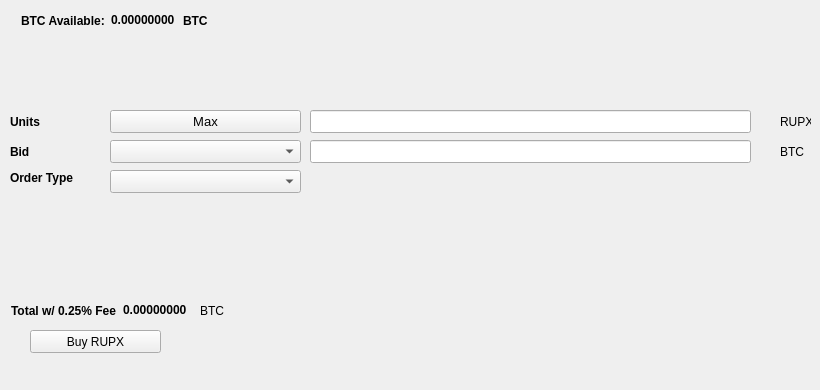
   <widget class="QWidget" name="BuyTab">
    <attribute name="title">
     <string>Buy</string>
    </attribute>
    <widget class="QPushButton" name="BuyPIV">
     <property name="geometry">
      <rect>
       <x>30</x>
       <y>330</y>
       <width>131</width>
       <height>23</height>
      </rect>
     </property>
     <property name="text">
      <string>Buy RUPX</string>
     </property>
     <property name="icon">
      <iconset resource="../rupaya.qrc">
       <normaloff>:/icons/bitcoin</normaloff>:/icons/bitcoin</iconset>
     </property>
    </widget>
    <widget class="QLabel" name="label_3">
     <property name="geometry">
      <rect>
       <x>10</x>
       <y>110</y>
       <width>46</width>
       <height>23</height>
      </rect>
     </property>
     <property name="font">
      <font>
       <weight>75</weight>
       <bold>true</bold>
      </font>
     </property>
     <property name="text">
      <string>Units</string>
     </property>
    </widget>
    <widget class="QLineEdit" name="UnitsInput">
     <property name="geometry">
      <rect>
       <x>310</x>
       <y>110</y>
       <width>441</width>
       <height>23</height>
      </rect>
     </property>
     <property name="font">
      <font>
       <pointsize>9</pointsize>
       <weight>75</weight>
       <bold>true</bold>
      </font>
     </property>
    </widget>
    <widget class="QLineEdit" name="BuyBidPriceEdit">
     <property name="geometry">
      <rect>
       <x>310</x>
       <y>140</y>
       <width>441</width>
       <height>23</height>
      </rect>
     </property>
     <property name="font">
      <font>
       <pointsize>9</pointsize>
       <weight>75</weight>
       <bold>true</bold>
      </font>
     </property>
    </widget>
    <widget class="QLabel" name="label_4">
     <property name="geometry">
      <rect>
       <x>780</x>
       <y>110</y>
       <width>31</width>
       <height>23</height>
      </rect>
     </property>
     <property name="text">
      <string>RUPX</string>
     </property>
    </widget>
    <widget class="QLabel" name="label_5">
     <property name="geometry">
      <rect>
       <x>780</x>
       <y>140</y>
       <width>31</width>
       <height>23</height>
      </rect>
     </property>
     <property name="text">
      <string>BTC</string>
     </property>
    </widget>
    <widget class="QLabel" name="label_6">
     <property name="geometry">
      <rect>
       <x>10</x>
       <y>140</y>
       <width>46</width>
       <height>23</height>
      </rect>
     </property>
     <property name="font">
      <font>
       <weight>75</weight>
       <bold>true</bold>
      </font>
     </property>
     <property name="text">
      <string>Bid</string>
     </property>
    </widget>
    <widget class="QLabel" name="label_7">
     <property name="geometry">
      <rect>
       <x>10</x>
       <y>170</y>
       <width>91</width>
       <height>16</height>
      </rect>
     </property>
     <property name="font">
      <font>
       <weight>75</weight>
       <bold>true</bold>
      </font>
     </property>
     <property name="text">
      <string>Order Type</string>
     </property>
    </widget>
    <widget class="QPushButton" name="Buy_Max_Amount">
     <property name="geometry">
      <rect>
       <x>110</x>
       <y>110</y>
       <width>191</width>
       <height>23</height>
      </rect>
     </property>
     <property name="font">
      <font>
       <pointsize>10</pointsize>
      </font>
     </property>
     <property name="text">
      <string>Max</string>
     </property>
    </widget>
    <widget class="QComboBox" name="BuyBidcomboBox">
     <property name="geometry">
      <rect>
       <x>110</x>
       <y>140</y>
       <width>191</width>
       <height>23</height>
      </rect>
     </property>
     <property name="font">
      <font>
       <pointsize>10</pointsize>
      </font>
     </property>
    </widget>
    <widget class="QComboBox" name="buyOrdertypeCombo">
     <property name="geometry">
      <rect>
       <x>110</x>
       <y>170</y>
       <width>191</width>
       <height>23</height>
      </rect>
     </property>
     <property name="font">
      <font>
       <pointsize>10</pointsize>
      </font>
     </property>
    </widget>
    <widget class="QWidget" name="layoutWidget1">
     <property name="geometry">
      <rect>
       <x>21</x>
       <y>11</y>
       <width>227</width>
       <height>19</height>
      </rect>
     </property>
     <layout class="QHBoxLayout" name="horizontalLayout_3">
      <item>
       <widget class="QLabel" name="label232">
        <property name="font">
         <font>
          <weight>75</weight>
          <bold>true</bold>
         </font>
        </property>
        <property name="text">
         <string>BTC Available:</string>
        </property>
       </widget>
      </item>
      <item>
       <widget class="QLabel" name="BtcAvailableLbl">
        <property name="palette">
         <palette>
          <active>
           <colorrole role="WindowText">
            <brush brushstyle="SolidPattern">
             <color alpha="255">
              <red>0</red>
              <green>0</green>
              <blue>0</blue>
             </color>
            </brush>
           </colorrole>
           <colorrole role="Button">
            <brush brushstyle="SolidPattern">
             <color alpha="255">
              <red>0</red>
              <green>170</green>
              <blue>0</blue>
             </color>
            </brush>
           </colorrole>
           <colorrole role="Light">
            <brush brushstyle="SolidPattern">
             <color alpha="255">
              <red>0</red>
              <green>255</green>
              <blue>0</blue>
             </color>
            </brush>
           </colorrole>
           <colorrole role="Midlight">
            <brush brushstyle="SolidPattern">
             <color alpha="255">
              <red>0</red>
              <green>212</green>
              <blue>0</blue>
             </color>
            </brush>
           </colorrole>
           <colorrole role="Dark">
            <brush brushstyle="SolidPattern">
             <color alpha="255">
              <red>0</red>
              <green>85</green>
              <blue>0</blue>
             </color>
            </brush>
           </colorrole>
           <colorrole role="Mid">
            <brush brushstyle="SolidPattern">
             <color alpha="255">
              <red>0</red>
              <green>113</green>
              <blue>0</blue>
             </color>
            </brush>
           </colorrole>
           <colorrole role="Text">
            <brush brushstyle="SolidPattern">
             <color alpha="255">
              <red>0</red>
              <green>170</green>
              <blue>0</blue>
             </color>
            </brush>
           </colorrole>
           <colorrole role="BrightText">
            <brush brushstyle="SolidPattern">
             <color alpha="255">
              <red>255</red>
              <green>255</green>
              <blue>255</blue>
             </color>
            </brush>
           </colorrole>
           <colorrole role="ButtonText">
            <brush brushstyle="SolidPattern">
             <color alpha="255">
              <red>0</red>
              <green>0</green>
              <blue>0</blue>
             </color>
            </brush>
           </colorrole>
           <colorrole role="Base">
            <brush brushstyle="SolidPattern">
             <color alpha="255">
              <red>255</red>
              <green>255</green>
              <blue>255</blue>
             </color>
            </brush>
           </colorrole>
           <colorrole role="Window">
            <brush brushstyle="SolidPattern">
             <color alpha="255">
              <red>0</red>
              <green>170</green>
              <blue>0</blue>
             </color>
            </brush>
           </colorrole>
           <colorrole role="Shadow">
            <brush brushstyle="SolidPattern">
             <color alpha="255">
              <red>0</red>
              <green>0</green>
              <blue>0</blue>
             </color>
            </brush>
           </colorrole>
           <colorrole role="AlternateBase">
            <brush brushstyle="SolidPattern">
             <color alpha="255">
              <red>127</red>
              <green>212</green>
              <blue>127</blue>
             </color>
            </brush>
           </colorrole>
           <colorrole role="ToolTipBase">
            <brush brushstyle="SolidPattern">
             <color alpha="255">
              <red>255</red>
              <green>255</green>
              <blue>220</blue>
             </color>
            </brush>
           </colorrole>
           <colorrole role="ToolTipText">
            <brush brushstyle="SolidPattern">
             <color alpha="255">
              <red>0</red>
              <green>0</green>
              <blue>0</blue>
             </color>
            </brush>
           </colorrole>
          </active>
          <inactive>
           <colorrole role="WindowText">
            <brush brushstyle="SolidPattern">
             <color alpha="255">
              <red>0</red>
              <green>0</green>
              <blue>0</blue>
             </color>
            </brush>
           </colorrole>
           <colorrole role="Button">
            <brush brushstyle="SolidPattern">
             <color alpha="255">
              <red>0</red>
              <green>170</green>
              <blue>0</blue>
             </color>
            </brush>
           </colorrole>
           <colorrole role="Light">
            <brush brushstyle="SolidPattern">
             <color alpha="255">
              <red>0</red>
              <green>255</green>
              <blue>0</blue>
             </color>
            </brush>
           </colorrole>
           <colorrole role="Midlight">
            <brush brushstyle="SolidPattern">
             <color alpha="255">
              <red>0</red>
              <green>212</green>
              <blue>0</blue>
             </color>
            </brush>
           </colorrole>
           <colorrole role="Dark">
            <brush brushstyle="SolidPattern">
             <color alpha="255">
              <red>0</red>
              <green>85</green>
              <blue>0</blue>
             </color>
            </brush>
           </colorrole>
           <colorrole role="Mid">
            <brush brushstyle="SolidPattern">
             <color alpha="255">
              <red>0</red>
              <green>113</green>
              <blue>0</blue>
             </color>
            </brush>
           </colorrole>
           <colorrole role="Text">
            <brush brushstyle="SolidPattern">
             <color alpha="255">
              <red>0</red>
              <green>170</green>
              <blue>0</blue>
             </color>
            </brush>
           </colorrole>
           <colorrole role="BrightText">
            <brush brushstyle="SolidPattern">
             <color alpha="255">
              <red>255</red>
              <green>255</green>
              <blue>255</blue>
             </color>
            </brush>
           </colorrole>
           <colorrole role="ButtonText">
            <brush brushstyle="SolidPattern">
             <color alpha="255">
              <red>0</red>
              <green>0</green>
              <blue>0</blue>
             </color>
            </brush>
           </colorrole>
           <colorrole role="Base">
            <brush brushstyle="SolidPattern">
             <color alpha="255">
              <red>255</red>
              <green>255</green>
              <blue>255</blue>
             </color>
            </brush>
           </colorrole>
           <colorrole role="Window">
            <brush brushstyle="SolidPattern">
             <color alpha="255">
              <red>0</red>
              <green>170</green>
              <blue>0</blue>
             </color>
            </brush>
           </colorrole>
           <colorrole role="Shadow">
            <brush brushstyle="SolidPattern">
             <color alpha="255">
              <red>0</red>
              <green>0</green>
              <blue>0</blue>
             </color>
            </brush>
           </colorrole>
           <colorrole role="AlternateBase">
            <brush brushstyle="SolidPattern">
             <color alpha="255">
              <red>127</red>
              <green>212</green>
              <blue>127</blue>
             </color>
            </brush>
           </colorrole>
           <colorrole role="ToolTipBase">
            <brush brushstyle="SolidPattern">
             <color alpha="255">
              <red>255</red>
              <green>255</green>
              <blue>220</blue>
             </color>
            </brush>
           </colorrole>
           <colorrole role="ToolTipText">
            <brush brushstyle="SolidPattern">
             <color alpha="255">
              <red>0</red>
              <green>0</green>
              <blue>0</blue>
             </color>
            </brush>
           </colorrole>
          </inactive>
          <disabled>
           <colorrole role="WindowText">
            <brush brushstyle="SolidPattern">
             <color alpha="255">
              <red>0</red>
              <green>85</green>
              <blue>0</blue>
             </color>
            </brush>
           </colorrole>
           <colorrole role="Button">
            <brush brushstyle="SolidPattern">
             <color alpha="255">
              <red>0</red>
              <green>170</green>
              <blue>0</blue>
             </color>
            </brush>
           </colorrole>
           <colorrole role="Light">
            <brush brushstyle="SolidPattern">
             <color alpha="255">
              <red>0</red>
              <green>255</green>
              <blue>0</blue>
             </color>
            </brush>
           </colorrole>
           <colorrole role="Midlight">
            <brush brushstyle="SolidPattern">
             <color alpha="255">
              <red>0</red>
              <green>212</green>
              <blue>0</blue>
             </color>
            </brush>
           </colorrole>
           <colorrole role="Dark">
            <brush brushstyle="SolidPattern">
             <color alpha="255">
              <red>0</red>
              <green>85</green>
              <blue>0</blue>
             </color>
            </brush>
           </colorrole>
           <colorrole role="Mid">
            <brush brushstyle="SolidPattern">
             <color alpha="255">
              <red>0</red>
              <green>113</green>
              <blue>0</blue>
             </color>
            </brush>
           </colorrole>
           <colorrole role="Text">
            <brush brushstyle="SolidPattern">
             <color alpha="255">
              <red>0</red>
              <green>85</green>
              <blue>0</blue>
             </color>
            </brush>
           </colorrole>
           <colorrole role="BrightText">
            <brush brushstyle="SolidPattern">
             <color alpha="255">
              <red>255</red>
              <green>255</green>
              <blue>255</blue>
             </color>
            </brush>
           </colorrole>
           <colorrole role="ButtonText">
            <brush brushstyle="SolidPattern">
             <color alpha="255">
              <red>0</red>
              <green>85</green>
              <blue>0</blue>
             </color>
            </brush>
           </colorrole>
           <colorrole role="Base">
            <brush brushstyle="SolidPattern">
             <color alpha="255">
              <red>0</red>
              <green>170</green>
              <blue>0</blue>
             </color>
            </brush>
           </colorrole>
           <colorrole role="Window">
            <brush brushstyle="SolidPattern">
             <color alpha="255">
              <red>0</red>
              <green>170</green>
              <blue>0</blue>
             </color>
            </brush>
           </colorrole>
           <colorrole role="Shadow">
            <brush brushstyle="SolidPattern">
             <color alpha="255">
              <red>0</red>
              <green>0</green>
              <blue>0</blue>
             </color>
            </brush>
           </colorrole>
           <colorrole role="AlternateBase">
            <brush brushstyle="SolidPattern">
             <color alpha="255">
              <red>0</red>
              <green>170</green>
              <blue>0</blue>
             </color>
            </brush>
           </colorrole>
           <colorrole role="ToolTipBase">
            <brush brushstyle="SolidPattern">
             <color alpha="255">
              <red>255</red>
              <green>255</green>
              <blue>220</blue>
             </color>
            </brush>
           </colorrole>
           <colorrole role="ToolTipText">
            <brush brushstyle="SolidPattern">
             <color alpha="255">
              <red>0</red>
              <green>0</green>
              <blue>0</blue>
             </color>
            </brush>
           </colorrole>
          </disabled>
         </palette>
        </property>
        <property name="font">
         <font>
          <weight>75</weight>
          <bold>true</bold>
         </font>
        </property>
        <property name="text">
         <string>0.00000000</string>
        </property>
        <property name="textInteractionFlags">
         <set>Qt::LinksAccessibleByMouse|Qt::TextSelectableByKeyboard|Qt::TextSelectableByMouse</set>
        </property>
       </widget>
      </item>
      <item>
       <widget class="QLabel" name="BtcAvailableLbl_2">
        <property name="font">
         <font>
          <weight>75</weight>
          <bold>true</bold>
         </font>
        </property>
        <property name="text">
         <string>BTC</string>
        </property>
       </widget>
      </item>
     </layout>
    </widget>
    <widget class="QWidget" name="layoutWidge2">
     <property name="geometry">
      <rect>
       <x>11</x>
       <y>301</y>
       <width>259</width>
       <height>19</height>
      </rect>
     </property>
     <layout class="QHBoxLayout" name="horizontalLayout_4">
      <item>
       <widget class="QLabel" name="label_9">
        <property name="font">
         <font>
          <weight>75</weight>
          <bold>true</bold>
         </font>
        </property>
        <property name="text">
         <string>Total w/ 0.25% Fee</string>
        </property>
       </widget>
      </item>
      <item>
       <widget class="QLabel" name="BuyCostLabel">
        <property name="palette">
         <palette>
          <active>
           <colorrole role="WindowText">
            <brush brushstyle="SolidPattern">
             <color alpha="255">
              <red>0</red>
              <green>0</green>
              <blue>0</blue>
             </color>
            </brush>
           </colorrole>
           <colorrole role="Button">
            <brush brushstyle="SolidPattern">
             <color alpha="255">
              <red>0</red>
              <green>170</green>
              <blue>0</blue>
             </color>
            </brush>
           </colorrole>
           <colorrole role="Light">
            <brush brushstyle="SolidPattern">
             <color alpha="255">
              <red>0</red>
              <green>255</green>
              <blue>0</blue>
             </color>
            </brush>
           </colorrole>
           <colorrole role="Midlight">
            <brush brushstyle="SolidPattern">
             <color alpha="255">
              <red>0</red>
              <green>212</green>
              <blue>0</blue>
             </color>
            </brush>
           </colorrole>
           <colorrole role="Dark">
            <brush brushstyle="SolidPattern">
             <color alpha="255">
              <red>0</red>
              <green>85</green>
              <blue>0</blue>
             </color>
            </brush>
           </colorrole>
           <colorrole role="Mid">
            <brush brushstyle="SolidPattern">
             <color alpha="255">
              <red>0</red>
              <green>113</green>
              <blue>0</blue>
             </color>
            </brush>
           </colorrole>
           <colorrole role="Text">
            <brush brushstyle="SolidPattern">
             <color alpha="255">
              <red>0</red>
              <green>170</green>
              <blue>0</blue>
             </color>
            </brush>
           </colorrole>
           <colorrole role="BrightText">
            <brush brushstyle="SolidPattern">
             <color alpha="255">
              <red>255</red>
              <green>255</green>
              <blue>255</blue>
             </color>
            </brush>
           </colorrole>
           <colorrole role="ButtonText">
            <brush brushstyle="SolidPattern">
             <color alpha="255">
              <red>0</red>
              <green>0</green>
              <blue>0</blue>
             </color>
            </brush>
           </colorrole>
           <colorrole role="Base">
            <brush brushstyle="SolidPattern">
             <color alpha="255">
              <red>255</red>
              <green>255</green>
              <blue>255</blue>
             </color>
            </brush>
           </colorrole>
           <colorrole role="Window">
            <brush brushstyle="SolidPattern">
             <color alpha="255">
              <red>0</red>
              <green>170</green>
              <blue>0</blue>
             </color>
            </brush>
           </colorrole>
           <colorrole role="Shadow">
            <brush brushstyle="SolidPattern">
             <color alpha="255">
              <red>0</red>
              <green>0</green>
              <blue>0</blue>
             </color>
            </brush>
           </colorrole>
           <colorrole role="AlternateBase">
            <brush brushstyle="SolidPattern">
             <color alpha="255">
              <red>127</red>
              <green>212</green>
              <blue>127</blue>
             </color>
            </brush>
           </colorrole>
           <colorrole role="ToolTipBase">
            <brush brushstyle="SolidPattern">
             <color alpha="255">
              <red>255</red>
              <green>255</green>
              <blue>220</blue>
             </color>
            </brush>
           </colorrole>
           <colorrole role="ToolTipText">
            <brush brushstyle="SolidPattern">
             <color alpha="255">
              <red>0</red>
              <green>0</green>
              <blue>0</blue>
             </color>
            </brush>
           </colorrole>
          </active>
          <inactive>
           <colorrole role="WindowText">
            <brush brushstyle="SolidPattern">
             <color alpha="255">
              <red>0</red>
              <green>0</green>
              <blue>0</blue>
             </color>
            </brush>
           </colorrole>
           <colorrole role="Button">
            <brush brushstyle="SolidPattern">
             <color alpha="255">
              <red>0</red>
              <green>170</green>
              <blue>0</blue>
             </color>
            </brush>
           </colorrole>
           <colorrole role="Light">
            <brush brushstyle="SolidPattern">
             <color alpha="255">
              <red>0</red>
              <green>255</green>
              <blue>0</blue>
             </color>
            </brush>
           </colorrole>
           <colorrole role="Midlight">
            <brush brushstyle="SolidPattern">
             <color alpha="255">
              <red>0</red>
              <green>212</green>
              <blue>0</blue>
             </color>
            </brush>
           </colorrole>
           <colorrole role="Dark">
            <brush brushstyle="SolidPattern">
             <color alpha="255">
              <red>0</red>
              <green>85</green>
              <blue>0</blue>
             </color>
            </brush>
           </colorrole>
           <colorrole role="Mid">
            <brush brushstyle="SolidPattern">
             <color alpha="255">
              <red>0</red>
              <green>113</green>
              <blue>0</blue>
             </color>
            </brush>
           </colorrole>
           <colorrole role="Text">
            <brush brushstyle="SolidPattern">
             <color alpha="255">
              <red>0</red>
              <green>170</green>
              <blue>0</blue>
             </color>
            </brush>
           </colorrole>
           <colorrole role="BrightText">
            <brush brushstyle="SolidPattern">
             <color alpha="255">
              <red>255</red>
              <green>255</green>
              <blue>255</blue>
             </color>
            </brush>
           </colorrole>
           <colorrole role="ButtonText">
            <brush brushstyle="SolidPattern">
             <color alpha="255">
              <red>0</red>
              <green>0</green>
              <blue>0</blue>
             </color>
            </brush>
           </colorrole>
           <colorrole role="Base">
            <brush brushstyle="SolidPattern">
             <color alpha="255">
              <red>255</red>
              <green>255</green>
              <blue>255</blue>
             </color>
            </brush>
           </colorrole>
           <colorrole role="Window">
            <brush brushstyle="SolidPattern">
             <color alpha="255">
              <red>0</red>
              <green>170</green>
              <blue>0</blue>
             </color>
            </brush>
           </colorrole>
           <colorrole role="Shadow">
            <brush brushstyle="SolidPattern">
             <color alpha="255">
              <red>0</red>
              <green>0</green>
              <blue>0</blue>
             </color>
            </brush>
           </colorrole>
           <colorrole role="AlternateBase">
            <brush brushstyle="SolidPattern">
             <color alpha="255">
              <red>127</red>
              <green>212</green>
              <blue>127</blue>
             </color>
            </brush>
           </colorrole>
           <colorrole role="ToolTipBase">
            <brush brushstyle="SolidPattern">
             <color alpha="255">
              <red>255</red>
              <green>255</green>
              <blue>220</blue>
             </color>
            </brush>
           </colorrole>
           <colorrole role="ToolTipText">
            <brush brushstyle="SolidPattern">
             <color alpha="255">
              <red>0</red>
              <green>0</green>
              <blue>0</blue>
             </color>
            </brush>
           </colorrole>
          </inactive>
          <disabled>
           <colorrole role="WindowText">
            <brush brushstyle="SolidPattern">
             <color alpha="255">
              <red>0</red>
              <green>85</green>
              <blue>0</blue>
             </color>
            </brush>
           </colorrole>
           <colorrole role="Button">
            <brush brushstyle="SolidPattern">
             <color alpha="255">
              <red>0</red>
              <green>170</green>
              <blue>0</blue>
             </color>
            </brush>
           </colorrole>
           <colorrole role="Light">
            <brush brushstyle="SolidPattern">
             <color alpha="255">
              <red>0</red>
              <green>255</green>
              <blue>0</blue>
             </color>
            </brush>
           </colorrole>
           <colorrole role="Midlight">
            <brush brushstyle="SolidPattern">
             <color alpha="255">
              <red>0</red>
              <green>212</green>
              <blue>0</blue>
             </color>
            </brush>
           </colorrole>
           <colorrole role="Dark">
            <brush brushstyle="SolidPattern">
             <color alpha="255">
              <red>0</red>
              <green>85</green>
              <blue>0</blue>
             </color>
            </brush>
           </colorrole>
           <colorrole role="Mid">
            <brush brushstyle="SolidPattern">
             <color alpha="255">
              <red>0</red>
              <green>113</green>
              <blue>0</blue>
             </color>
            </brush>
           </colorrole>
           <colorrole role="Text">
            <brush brushstyle="SolidPattern">
             <color alpha="255">
              <red>0</red>
              <green>85</green>
              <blue>0</blue>
             </color>
            </brush>
           </colorrole>
           <colorrole role="BrightText">
            <brush brushstyle="SolidPattern">
             <color alpha="255">
              <red>255</red>
              <green>255</green>
              <blue>255</blue>
             </color>
            </brush>
           </colorrole>
           <colorrole role="ButtonText">
            <brush brushstyle="SolidPattern">
             <color alpha="255">
              <red>0</red>
              <green>85</green>
              <blue>0</blue>
             </color>
            </brush>
           </colorrole>
           <colorrole role="Base">
            <brush brushstyle="SolidPattern">
             <color alpha="255">
              <red>0</red>
              <green>170</green>
              <blue>0</blue>
             </color>
            </brush>
           </colorrole>
           <colorrole role="Window">
            <brush brushstyle="SolidPattern">
             <color alpha="255">
              <red>0</red>
              <green>170</green>
              <blue>0</blue>
             </color>
            </brush>
           </colorrole>
           <colorrole role="Shadow">
            <brush brushstyle="SolidPattern">
             <color alpha="255">
              <red>0</red>
              <green>0</green>
              <blue>0</blue>
             </color>
            </brush>
           </colorrole>
           <colorrole role="AlternateBase">
            <brush brushstyle="SolidPattern">
             <color alpha="255">
              <red>0</red>
              <green>170</green>
              <blue>0</blue>
             </color>
            </brush>
           </colorrole>
           <colorrole role="ToolTipBase">
            <brush brushstyle="SolidPattern">
             <color alpha="255">
              <red>255</red>
              <green>255</green>
              <blue>220</blue>
             </color>
            </brush>
           </colorrole>
           <colorrole role="ToolTipText">
            <brush brushstyle="SolidPattern">
             <color alpha="255">
              <red>0</red>
              <green>0</green>
              <blue>0</blue>
             </color>
            </brush>
           </colorrole>
          </disabled>
         </palette>
        </property>
        <property name="font">
         <font>
          <weight>75</weight>
          <bold>true</bold>
         </font>
        </property>
        <property name="autoFillBackground">
         <bool>false</bool>
        </property>
        <property name="text">
         <string>0.00000000</string>
        </property>
        <property name="textInteractionFlags">
         <set>Qt::LinksAccessibleByMouse|Qt::TextSelectableByMouse</set>
        </property>
       </widget>
      </item>
      <item>
       <widget class="QLabel" name="label_10">
        <property name="font">
         <font>
          <weight>50</weight>
          <bold>false</bold>
         </font>
        </property>
        <property name="text">
         <string>BTC</string>
        </property>
       </widget>
      </item>
     </layout>
    </widget>
    <widget class="QLabel" name="label_24">
     <property name="geometry">
      <rect>
       <x>460</x>
       <y>300</y>
       <width>281</width>
       <height>81</height>
      </rect>
     </property>
     <property name="text">
      <string/>
     </property>
     <property name="pixmap">
      <pixmap>:/images/bittrex</pixmap>
     </property>
    </widget>
   </widget>
